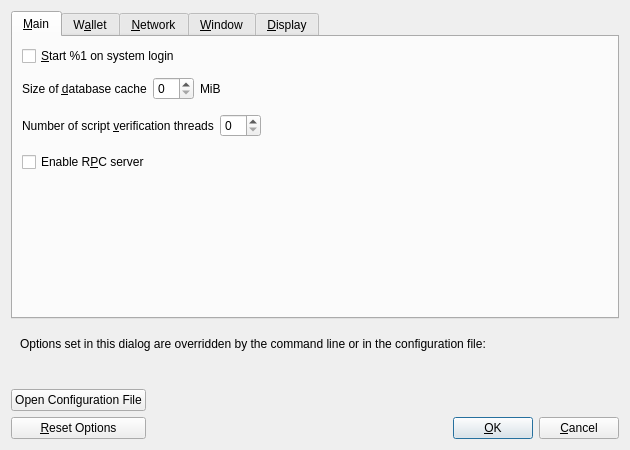
<?xml version="1.0" encoding="UTF-8"?>
<ui version="4.0">
 <class>OptionsDialog</class>
 <widget class="QDialog" name="OptionsDialog">
  <property name="geometry">
   <rect>
    <x>0</x>
    <y>0</y>
    <width>630</width>
    <height>440</height>
   </rect>
  </property>
  <property name="windowTitle">
   <string>Options</string>
  </property>
  <property name="modal">
   <bool>true</bool>
  </property>
  <layout class="QVBoxLayout" name="verticalLayout">
   <item>
    <widget class="QTabWidget" name="tabWidget">
     <property name="currentIndex">
      <number>0</number>
     </property>
     <widget class="QWidget" name="tabMain">
      <attribute name="title">
       <string>&amp;Main</string>
      </attribute>
      <layout class="QVBoxLayout" name="verticalLayout_Main">
       <item>
        <widget class="QCheckBox" name="bitcoinAtStartup">
         <property name="toolTip">
          <string>Automatically start %1 after logging in to the system.</string>
         </property>
         <property name="text">
          <string>&amp;Start %1 on system login</string>
         </property>
        </widget>
       </item>
       <item>
        <spacer name="horizontalSpacer_0_Main">
         <property name="orientation">
          <enum>Qt::Horizontal</enum>
         </property>
         <property name="sizeHint" stdset="0">
          <size>
           <width>40</width>
           <height>5</height>
          </size>
         </property>
        </spacer>
       </item>
       <item>
        <layout class="QHBoxLayout" name="horizontalLayout_2_Main">
         <item>
          <widget class="QLabel" name="databaseCacheLabel">
           <property name="toolTip">
            <string extracomment="Tooltip text for Options window setting that sets the size of the database cache. Explains the corresponding effects of increasing/decreasing this value.">Maximum database cache size. A larger cache can contribute to faster sync, after which the benefit is less pronounced for most use cases. Lowering the cache size will reduce memory usage. Unused mempool memory is shared for this cache.</string>
           </property>
           <property name="text">
            <string>Size of &amp;database cache</string>
           </property>
           <property name="textFormat">
            <enum>Qt::PlainText</enum>
           </property>
           <property name="buddy">
            <cstring>databaseCache</cstring>
           </property>
          </widget>
         </item>
         <item>
          <widget class="QSpinBox" name="databaseCache"/>
         </item>
         <item>
          <widget class="QLabel" name="databaseCacheUnitLabel">
           <property name="text">
            <string>MiB</string>
           </property>
           <property name="textFormat">
            <enum>Qt::PlainText</enum>
           </property>
          </widget>
         </item>
         <item>
          <spacer name="horizontalSpacer_2_Main">
           <property name="orientation">
            <enum>Qt::Horizontal</enum>
           </property>
           <property name="sizeHint" stdset="0">
            <size>
             <width>40</width>
             <height>20</height>
            </size>
           </property>
          </spacer>
         </item>
        </layout>
       </item>
       <item>
        <layout class="QHBoxLayout" name="horizontalLayout_Main_VerifyLabel">
         <item>
          <widget class="QLabel" name="threadsScriptVerifLabel">
           <property name="toolTip">
            <string extracomment="Tooltip text for Options window setting that sets the number of script verification threads. Explains that negative values mean to leave these many cores free to the system.">Set the number of script verification threads. Negative values correspond to the number of cores you want to leave free to the system.</string>
           </property>
           <property name="text">
            <string>Number of script &amp;verification threads</string>
           </property>
           <property name="textFormat">
            <enum>Qt::PlainText</enum>
           </property>
           <property name="buddy">
            <cstring>threadsScriptVerif</cstring>
           </property>
          </widget>
         </item>
         <item>
          <widget class="QSpinBox" name="threadsScriptVerif">
           <property name="toolTip">
            <string>(0 = auto, &lt;0 = leave that many cores free)</string>
           </property>
          </widget>
         </item>
         <item>
          <spacer name="horizontalSpacer_Main_Threads">
           <property name="orientation">
            <enum>Qt::Horizontal</enum>
           </property>
           <property name="sizeHint" stdset="0">
            <size>
             <width>40</width>
             <height>40</height>
            </size>
           </property>
          </spacer>
         </item>
        </layout>
       </item>
       <item>
        <widget class="QCheckBox" name="enableServer">
         <property name="toolTip">
          <string extracomment="Tooltip text for Options window setting that enables the RPC server.">This allows you or a third party tool to communicate with the node through command-line and JSON-RPC commands.</string>
         </property>
         <property name="text">
          <string extracomment="An Options window setting to enable the RPC server.">Enable R&amp;PC server</string>
         </property>
        </widget>
       </item>
       <item>
        <spacer name="verticalSpacer_Main">
         <property name="orientation">
          <enum>Qt::Vertical</enum>
         </property>
         <property name="sizeHint" stdset="0">
          <size>
           <width>20</width>
           <height>40</height>
          </size>
         </property>
        </spacer>
       </item>
      </layout>
     </widget>
     <widget class="QWidget" name="tabWallet">
      <attribute name="title">
       <string>W&amp;allet</string>
      </attribute>
      <layout class="QVBoxLayout" name="verticalLayout_Wallet">
       <item>
        <widget class="QCheckBox" name="subFeeFromAmount">
         <property name="toolTip">
          <string extracomment="Tooltip text for Options window setting that sets subtracting the fee from a sending amount as default.">Whether to set subtract fee from amount as default or not.</string>
         </property>
         <property name="text">
          <string extracomment="An Options window setting to set subtracting the fee from a sending amount as default.">Subtract &amp;fee from amount by default</string>
         </property>
        </widget>
       </item>
       <item>
        <widget class="QGroupBox" name="groupBox">
         <property name="title">
          <string>Expert</string>
         </property>
         <layout class="QVBoxLayout" name="verticalLayout_2">
          <item>
           <widget class="QCheckBox" name="coinControlFeatures">
            <property name="toolTip">
             <string>Whether to show coin control features or not.</string>
            </property>
            <property name="text">
             <string>Enable coin &amp;control features</string>
            </property>
           </widget>
          </item>
          <item>
           <widget class="QCheckBox" name="spendZeroConfChange">
            <property name="toolTip">
             <string>If you disable the spending of unconfirmed change, the change from a transaction cannot be used until that transaction has at least one confirmation. This also affects how your balance is computed.</string>
            </property>
            <property name="text">
             <string>&amp;Spend unconfirmed change</string>
            </property>
           </widget>
          </item>
          <item>
           <widget class="QCheckBox" name="m_enable_psbt_controls">
            <property name="text">
             <string extracomment="An options window setting to enable PSBT controls.">Enable &amp;PSBT controls</string>
            </property>
            <property name="toolTip">
             <string extracomment="Tooltip text for options window setting that enables PSBT controls.">Whether to show PSBT controls.</string>
            </property>
           </widget>
          </item>
          <item>
           <widget class="QCheckBox" name="splitCoins">
            <property name="toolTip">
             <string>Whether to split coins or not during minting.</string>
            </property>
            <property name="text">
             <string>&amp;Split coins when minting</string>
            </property>
           </widget>
          </item>
          <item>
           <widget class="QCheckBox" name="checkGithub">
            <property name="toolTip">
             <string>Whether to check official github for wallet updates on the startup.</string>
            </property>
            <property name="text">
             <string>&amp;Check github for updates on startup</string>
            </property>
           </widget>
          </item>
         </layout>
        </widget>
       </item>
       <item>
        <widget class="QGroupBox" name="groupBoxHww">
         <property name="title">
          <string>External Signer (e.g. hardware wallet)</string>
         </property>
         <layout class="QVBoxLayout" name="verticalLayoutHww">
          <item>
           <layout class="QHBoxLayout" name="horizontalLayoutHww">
            <item>
             <widget class="QLabel" name="externalSignerPathLabel">
              <property name="text">
               <string>&amp;External signer script path</string>
              </property>
              <property name="buddy">
               <cstring>externalSignerPath</cstring>
              </property>
             </widget>
            </item>
            <item>
             <widget class="QLineEdit" name="externalSignerPath">
              <property name="toolTip">
               <string>Full path to a Bitcoin Core compatible script (e.g. C:\Downloads\hwi.exe or /Users/you/Downloads/hwi.py). Beware: malware can steal your coins!</string>
              </property>
             </widget>
            </item>
           </layout>
          </item>
         </layout>
        </widget>
       </item>
       <item>
        <spacer name="verticalSpacer_Wallet">
         <property name="orientation">
          <enum>Qt::Vertical</enum>
         </property>
         <property name="sizeHint" stdset="0">
          <size>
           <width>20</width>
           <height>40</height>
          </size>
         </property>
        </spacer>
       </item>
      </layout>
     </widget>
     <widget class="QWidget" name="tabNetwork">
      <attribute name="title">
       <string>&amp;Network</string>
      </attribute>
      <layout class="QVBoxLayout" name="verticalLayout_Network">
       <item>
        <widget class="QCheckBox" name="mapPortUpnp">
         <property name="toolTip">
          <string>Automatically open the Nowp client port on the router. This only works when your router supports UPnP and it is enabled.</string>
         </property>
         <property name="text">
          <string>Map port using &amp;UPnP</string>
         </property>
        </widget>
       </item>
       <item>
        <widget class="QCheckBox" name="mapPortNatpmp">
         <property name="toolTip">
          <string>Automatically open the Bitcoin client port on the router. This only works when your router supports NAT-PMP and it is enabled. The external port could be random.</string>
         </property>
         <property name="text">
          <string>Map port using NA&amp;T-PMP</string>
         </property>
        </widget>
       </item>
       <item>
        <widget class="QCheckBox" name="allowIncoming">
         <property name="toolTip">
          <string>Accept connections from outside.</string>
         </property>
         <property name="text">
          <string>Allow incomin&amp;g connections</string>
         </property>
        </widget>
       </item>
       <item>
        <widget class="QCheckBox" name="connectSocks">
         <property name="toolTip">
          <string>Connect to the Nowp network through a SOCKS5 proxy.</string>
         </property>
         <property name="text">
          <string>&amp;Connect through SOCKS5 proxy (default proxy):</string>
         </property>
        </widget>
       </item>
       <item>
        <layout class="QHBoxLayout" name="horizontalLayout_1_Network">
         <item>
          <widget class="QLabel" name="proxyIpLabel">
           <property name="text">
            <string>Proxy &amp;IP:</string>
           </property>
           <property name="textFormat">
            <enum>Qt::PlainText</enum>
           </property>
           <property name="buddy">
            <cstring>proxyIp</cstring>
           </property>
          </widget>
         </item>
         <item>
          <widget class="QValidatedLineEdit" name="proxyIp">
           <property name="minimumSize">
            <size>
             <width>140</width>
             <height>0</height>
            </size>
           </property>
           <property name="maximumSize">
            <size>
             <width>140</width>
             <height>16777215</height>
            </size>
           </property>
           <property name="toolTip">
            <string>IP address of the proxy (e.g. IPv4: 127.0.0.1 / IPv6: ::1)</string>
           </property>
          </widget>
         </item>
         <item>
          <widget class="QLabel" name="proxyPortLabel">
           <property name="text">
            <string>&amp;Port:</string>
           </property>
           <property name="textFormat">
            <enum>Qt::PlainText</enum>
           </property>
           <property name="buddy">
            <cstring>proxyPort</cstring>
           </property>
          </widget>
         </item>
         <item>
          <widget class="QLineEdit" name="proxyPort">
           <property name="minimumSize">
            <size>
             <width>55</width>
             <height>0</height>
            </size>
           </property>
           <property name="maximumSize">
            <size>
             <width>55</width>
             <height>16777215</height>
            </size>
           </property>
           <property name="toolTip">
            <string>Port of the proxy (e.g. 9050)</string>
           </property>
          </widget>
         </item>
         <item>
          <spacer name="horizontalSpacer_1_Network">
           <property name="orientation">
            <enum>Qt::Horizontal</enum>
           </property>
           <property name="sizeHint" stdset="0">
            <size>
             <width>40</width>
             <height>20</height>
            </size>
           </property>
          </spacer>
         </item>
        </layout>
       </item>
       <item>
        <layout class="QHBoxLayout" name="horizontalLayout_2_Network">
         <item>
          <widget class="QLabel" name="proxyActiveNets">
           <property name="text">
            <string>Used for reaching peers via:</string>
           </property>
           <property name="textFormat">
            <enum>Qt::PlainText</enum>
           </property>
          </widget>
         </item>
         <item>
          <widget class="QCheckBox" name="proxyReachIPv4">
           <property name="enabled">
            <bool>false</bool>
           </property>
           <property name="toolTip">
            <string>Shows if the supplied default SOCKS5 proxy is used to reach peers via this network type.</string>
           </property>
           <property name="text">
            <string/>
           </property>
          </widget>
         </item>
         <item>
          <widget class="QLabel" name="proxyReachIPv4Label">
           <property name="text">
            <string>IPv4</string>
           </property>
           <property name="textFormat">
            <enum>Qt::PlainText</enum>
           </property>
          </widget>
         </item>
         <item>
          <widget class="QCheckBox" name="proxyReachIPv6">
           <property name="enabled">
            <bool>false</bool>
           </property>
           <property name="toolTip">
            <string>Shows if the supplied default SOCKS5 proxy is used to reach peers via this network type.</string>
           </property>
           <property name="text">
            <string/>
           </property>
          </widget>
         </item>
         <item>
          <widget class="QLabel" name="proxyReachIPv6Label">
           <property name="text">
            <string>IPv6</string>
           </property>
           <property name="textFormat">
            <enum>Qt::PlainText</enum>
           </property>
          </widget>
         </item>
         <item>
          <widget class="QCheckBox" name="proxyReachTor">
           <property name="enabled">
            <bool>false</bool>
           </property>
           <property name="toolTip">
            <string>Shows if the supplied default SOCKS5 proxy is used to reach peers via this network type.</string>
           </property>
           <property name="text">
            <string/>
           </property>
          </widget>
         </item>
         <item>
          <widget class="QLabel" name="proxyReachTorLabel">
           <property name="text">
            <string>Tor</string>
           </property>
           <property name="textFormat">
            <enum>Qt::PlainText</enum>
           </property>
          </widget>
         </item>
         <item>
          <spacer name="horizontalSpacer_2_Network">
           <property name="orientation">
            <enum>Qt::Horizontal</enum>
           </property>
           <property name="sizeHint" stdset="0">
            <size>
             <width>40</width>
             <height>20</height>
            </size>
           </property>
          </spacer>
         </item>
        </layout>
       </item>
       <item>
        <widget class="QCheckBox" name="connectSocksTor">
         <property name="toolTip">
          <string>Connect to the Nowp network through a separate SOCKS5 proxy for Tor onion services.</string>
         </property>
         <property name="text">
          <string>Use separate SOCKS&amp;5 proxy to reach peers via Tor onion services:</string>
         </property>
        </widget>
       </item>
       <item>
        <layout class="QHBoxLayout" name="horizontalLayout_3_Network">
         <item>
          <widget class="QLabel" name="proxyIpTorLabel">
           <property name="text">
            <string>Proxy &amp;IP:</string>
           </property>
           <property name="textFormat">
            <enum>Qt::PlainText</enum>
           </property>
           <property name="buddy">
            <cstring>proxyIpTor</cstring>
           </property>
          </widget>
         </item>
         <item>
          <widget class="QValidatedLineEdit" name="proxyIpTor">
           <property name="minimumSize">
            <size>
             <width>140</width>
             <height>0</height>
            </size>
           </property>
           <property name="maximumSize">
            <size>
             <width>140</width>
             <height>16777215</height>
            </size>
           </property>
           <property name="toolTip">
            <string>IP address of the proxy (e.g. IPv4: 127.0.0.1 / IPv6: ::1)</string>
           </property>
          </widget>
         </item>
         <item>
          <widget class="QLabel" name="proxyPortTorLabel">
           <property name="text">
            <string>&amp;Port:</string>
           </property>
           <property name="textFormat">
            <enum>Qt::PlainText</enum>
           </property>
           <property name="buddy">
            <cstring>proxyPortTor</cstring>
           </property>
          </widget>
         </item>
         <item>
          <widget class="QLineEdit" name="proxyPortTor">
           <property name="minimumSize">
            <size>
             <width>55</width>
             <height>0</height>
            </size>
           </property>
           <property name="maximumSize">
            <size>
             <width>55</width>
             <height>16777215</height>
            </size>
           </property>
           <property name="toolTip">
            <string>Port of the proxy (e.g. 9050)</string>
           </property>
          </widget>
         </item>
         <item>
          <spacer name="horizontalSpacer_4_Network">
           <property name="orientation">
            <enum>Qt::Horizontal</enum>
           </property>
           <property name="sizeHint" stdset="0">
            <size>
             <width>40</width>
             <height>20</height>
            </size>
           </property>
          </spacer>
         </item>
        </layout>
       </item>
       <item>
        <spacer name="verticalSpacer_Network">
         <property name="orientation">
          <enum>Qt::Vertical</enum>
         </property>
         <property name="sizeHint" stdset="0">
          <size>
           <width>20</width>
           <height>40</height>
          </size>
         </property>
        </spacer>
       </item>
      </layout>
     </widget>
     <widget class="QWidget" name="tabWindow">
      <attribute name="title">
       <string>&amp;Window</string>
      </attribute>
      <layout class="QVBoxLayout" name="verticalLayout_Window">
       <item>
        <widget class="QCheckBox" name="showTrayIcon">
         <property name="toolTip">
          <string>Show the icon in the system tray.</string>
         </property>
         <property name="text">
          <string>&amp;Show tray icon</string>
         </property>
         <property name="checked">
          <bool>true</bool>
         </property>
        </widget>
       </item>
       <item>
        <widget class="QCheckBox" name="minimizeToTray">
         <property name="toolTip">
          <string>Show only a tray icon after minimizing the window.</string>
         </property>
         <property name="text">
          <string>&amp;Minimize to the tray instead of the taskbar</string>
         </property>
        </widget>
       </item>
       <item>
        <widget class="QCheckBox" name="minimizeOnClose">
         <property name="toolTip">
          <string>Minimize instead of exit the application when the window is closed. When this option is enabled, the application will be closed only after selecting Exit in the menu.</string>
         </property>
         <property name="text">
          <string>M&amp;inimize on close</string>
         </property>
        </widget>
       </item>
       <item>
        <spacer name="verticalSpacer_Window">
         <property name="orientation">
          <enum>Qt::Vertical</enum>
         </property>
         <property name="sizeHint" stdset="0">
          <size>
           <width>20</width>
           <height>40</height>
          </size>
         </property>
        </spacer>
       </item>
      </layout>
     </widget>
     <widget class="QWidget" name="tabDisplay">
      <attribute name="title">
       <string>&amp;Display</string>
      </attribute>
      <layout class="QVBoxLayout" name="verticalLayout_Display">
       <item>
        <layout class="QHBoxLayout" name="horizontalLayout_1_Display">
         <item>
          <widget class="QLabel" name="langLabel">
           <property name="text">
            <string>User Interface &amp;language:</string>
           </property>
           <property name="textFormat">
            <enum>Qt::PlainText</enum>
           </property>
           <property name="buddy">
            <cstring>lang</cstring>
           </property>
          </widget>
         </item>
         <item>
          <widget class="QValueComboBox" name="lang">
           <property name="toolTip">
            <string>The user interface language can be set here. This setting will take effect after restarting %1.</string>
           </property>
          </widget>
         </item>
        </layout>
       </item>
       <item>
        <layout class="QHBoxLayout" name="horizontalLayout_2_Display">
         <item>
          <widget class="QLabel" name="unitLabel">
           <property name="text">
            <string>&amp;Unit to show amounts in:</string>
           </property>
           <property name="textFormat">
            <enum>Qt::PlainText</enum>
           </property>
           <property name="buddy">
            <cstring>unit</cstring>
           </property>
          </widget>
         </item>
         <item>
          <widget class="QValueComboBox" name="unit">
           <property name="toolTip">
            <string>Choose the default subdivision unit to show in the interface and when sending coins.</string>
           </property>
          </widget>
         </item>
        </layout>
       </item>
       <item>
        <layout class="QHBoxLayout" name="horizontalLayout_3_Display">
         <item>
          <widget class="QLabel" name="thirdPartyTxUrlsLabel">
           <property name="toolTip">
            <string>Third-party URLs (e.g. a block explorer) that appear in the transactions tab as context menu items. %s in the URL is replaced by transaction hash. Multiple URLs are separated by vertical bar |.</string>
           </property>
           <property name="text">
            <string>&amp;Third-party transaction URLs</string>
           </property>
           <property name="buddy">
            <cstring>thirdPartyTxUrls</cstring>
           </property>
          </widget>
         </item>
         <item>
          <widget class="QLineEdit" name="thirdPartyTxUrls">
           <property name="toolTip">
            <string>Third-party URLs (e.g. a block explorer) that appear in the transactions tab as context menu items. %s in the URL is replaced by transaction hash. Multiple URLs are separated by vertical bar |.</string>
           </property>
           <property name="placeholderText">
            <string notr="true">https://example.com/tx/%s</string>
           </property>
          </widget>
         </item>
        </layout>
       </item>
       <item>
        <widget class="QGroupBox" name="font_groupBox">
         <property name="title">
          <string>Monospaced font in the Overview tab:</string>
         </property>
         <layout class="QVBoxLayout" name="font_verticalLayout">
          <item>
           <layout class="QHBoxLayout" name="embeddedFont_horizontalLayout">
            <item>
             <widget class="QRadioButton" name="embeddedFont_radioButton">
              <property name="text">
               <string>embedded &quot;%1&quot;</string>
              </property>
             </widget>
            </item>
            <item>
             <spacer name="embeddedFont_horizontalSpacer">
              <property name="orientation">
               <enum>Qt::Horizontal</enum>
              </property>
              <property name="sizeHint" stdset="0">
               <size>
                <width>40</width>
                <height>20</height>
               </size>
              </property>
             </spacer>
            </item>
            <item>
             <layout class="QVBoxLayout" name="embeddedFont_verticalLayout">
              <item>
               <widget class="QLabel" name="embeddedFont_label_1">
                <property name="text">
                 <string notr="true">111.11111111 NOWP</string>
                </property>
               </widget>
              </item>
              <item>
               <widget class="QLabel" name="embeddedFont_label_9">
                <property name="text">
                 <string notr="true">909.09090909 NOWP</string>
                </property>
               </widget>
              </item>
             </layout>
            </item>
           </layout>
          </item>
          <item>
           <widget class="Line" name="font_line">
            <property name="orientation">
             <enum>Qt::Horizontal</enum>
            </property>
           </widget>
          </item>
          <item>
           <layout class="QHBoxLayout" name="systemFont_horizontalLayout">
            <item>
             <widget class="QRadioButton" name="systemFont_radioButton">
              <property name="text">
               <string>closest matching &quot;%1&quot;</string>
              </property>
             </widget>
            </item>
            <item>
             <spacer name="systemFont_horizontalSpacer">
              <property name="orientation">
               <enum>Qt::Horizontal</enum>
              </property>
              <property name="sizeHint" stdset="0">
               <size>
                <width>40</width>
                <height>20</height>
               </size>
              </property>
             </spacer>
            </item>
            <item>
             <layout class="QVBoxLayout" name="systemFont_verticalLayout">
              <item>
               <widget class="QLabel" name="systemFont_label_1">
                <property name="text">
                 <string notr="true">111.11111111 NOWP</string>
                </property>
               </widget>
              </item>
              <item>
               <widget class="QLabel" name="systemFont_label_9">
                <property name="text">
                 <string notr="true">909.09090909 NOWP</string>
                </property>
               </widget>
              </item>
             </layout>
            </item>
           </layout>
          </item>
         </layout>
        </widget>
       </item>
       <item>
        <spacer name="verticalSpacer_Display">
         <property name="orientation">
          <enum>Qt::Vertical</enum>
         </property>
         <property name="sizeHint" stdset="0">
          <size>
           <width>20</width>
           <height>40</height>
          </size>
         </property>
        </spacer>
       </item>
      </layout>
     </widget>
    </widget>
   </item>
   <item>
    <widget class="QFrame" name="frame">
     <layout class="QVBoxLayout" name="verticalLayout_Bottom">
      <item>
       <layout class="QHBoxLayout" name="horizontalLayout_Bottom">
        <item>
         <widget class="QLabel" name="overriddenByCommandLineInfoLabel">
          <property name="text">
           <string>Options set in this dialog are overridden by the command line or in the configuration file:</string>
          </property>
          <property name="textFormat">
           <enum>Qt::PlainText</enum>
          </property>
         </widget>
        </item>
        <item>
         <spacer name="horizontalSpacer_Bottom">
          <property name="orientation">
           <enum>Qt::Horizontal</enum>
          </property>
          <property name="sizeHint" stdset="0">
           <size>
            <width>40</width>
            <height>20</height>
           </size>
          </property>
         </spacer>
        </item>
       </layout>
      </item>
      <item>
       <widget class="QLabel" name="overriddenByCommandLineLabel">
        <property name="text">
         <string/>
        </property>
        <property name="textFormat">
         <enum>Qt::PlainText</enum>
        </property>
        <property name="wordWrap">
         <bool>true</bool>
        </property>
       </widget>
      </item>
     </layout>
    </widget>
   </item>
   <item>
    <layout class="QHBoxLayout" name="horizontalLayout_Buttons">
     <item>
      <layout class="QVBoxLayout" name="verticalLayout_Buttons">
       <item>
        <widget class="QPushButton" name="openBitcoinConfButton">
         <property name="toolTip">
          <string>Open the %1 configuration file from the working directory.</string>
         </property>
         <property name="text">
          <string>Open Configuration File</string>
         </property>
         <property name="autoDefault">
          <bool>false</bool>
         </property>
        </widget>
       </item>
       <item>
        <widget class="QPushButton" name="resetButton">
         <property name="toolTip">
          <string>Reset all client options to default.</string>
         </property>
         <property name="text">
          <string>&amp;Reset Options</string>
         </property>
         <property name="autoDefault">
          <bool>false</bool>
         </property>
        </widget>
       </item>
      </layout>
     </item>
     <item>
      <spacer name="horizontalSpacer_1">
       <property name="orientation">
        <enum>Qt::Horizontal</enum>
       </property>
       <property name="sizeHint" stdset="0">
        <size>
         <width>40</width>
         <height>48</height>
        </size>
       </property>
      </spacer>
     </item>
     <item>
      <widget class="QLabel" name="statusLabel">
       <property name="minimumSize">
        <size>
         <width>200</width>
         <height>0</height>
        </size>
       </property>
       <property name="font">
        <font>
         <weight>75</weight>
         <bold>true</bold>
        </font>
       </property>
       <property name="text">
        <string/>
       </property>
       <property name="textFormat">
        <enum>Qt::PlainText</enum>
       </property>
       <property name="wordWrap">
        <bool>true</bool>
       </property>
      </widget>
     </item>
     <item>
      <spacer name="horizontalSpacer_2">
       <property name="orientation">
        <enum>Qt::Horizontal</enum>
       </property>
       <property name="sizeHint" stdset="0">
        <size>
         <width>40</width>
         <height>48</height>
        </size>
       </property>
      </spacer>
     </item>
     <item>
      <layout class="QVBoxLayout" name="verticalLayout_4">
       <item>
        <spacer name="verticalSpacer">
         <property name="orientation">
          <enum>Qt::Vertical</enum>
         </property>
         <property name="sizeHint" stdset="0">
          <size>
           <width>20</width>
           <height>40</height>
          </size>
         </property>
        </spacer>
       </item>
       <item>
        <layout class="QHBoxLayout" name="horizontalLayout">
         <item>
          <widget class="QPushButton" name="okButton">
           <property name="text">
            <string>&amp;OK</string>
           </property>
           <property name="autoDefault">
            <bool>false</bool>
           </property>
           <property name="default">
            <bool>true</bool>
           </property>
          </widget>
         </item>
         <item>
          <widget class="QPushButton" name="cancelButton">
           <property name="text">
            <string>&amp;Cancel</string>
           </property>
           <property name="autoDefault">
            <bool>false</bool>
           </property>
          </widget>
         </item>
        </layout>
       </item>
      </layout>
     </item>
    </layout>
   </item>
  </layout>
 </widget>
 <customwidgets>
  <customwidget>
   <class>QValidatedLineEdit</class>
   <extends>QLineEdit</extends>
   <header>qt/qvalidatedlineedit.h</header>
  </customwidget>
  <customwidget>
   <class>QValueComboBox</class>
   <extends>QComboBox</extends>
   <header>qt/qvaluecombobox.h</header>
  </customwidget>
 </customwidgets>
 <resources/>
 <connections/>
</ui>
